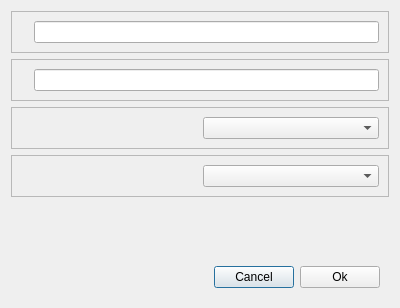
<?xml version="1.0" encoding="UTF-8"?>
<ui version="4.0">
 <class>Dialog</class>
 <widget class="QDialog" name="Dialog">
  <property name="geometry">
   <rect>
    <x>0</x>
    <y>0</y>
    <width>400</width>
    <height>308</height>
   </rect>
  </property>
  <property name="windowTitle">
   <string>Dialog</string>
  </property>
  <layout class="QVBoxLayout" name="verticalLayout">
   <item>
    <widget class="QFrame" name="new_dialog_frame">
     <property name="frameShape">
      <enum>QFrame::StyledPanel</enum>
     </property>
     <property name="frameShadow">
      <enum>QFrame::Raised</enum>
     </property>
     <layout class="QHBoxLayout" name="horizontalLayout">
      <item>
       <widget class="QLabel" name="new_dialog_label">
        <property name="text">
         <string/>
        </property>
       </widget>
      </item>
      <item>
       <widget class="QLineEdit" name="new_dialog_name"/>
      </item>
     </layout>
    </widget>
   </item>
   <item>
    <widget class="QFrame" name="frame_2">
     <property name="frameShape">
      <enum>QFrame::StyledPanel</enum>
     </property>
     <property name="frameShadow">
      <enum>QFrame::Raised</enum>
     </property>
     <layout class="QHBoxLayout" name="horizontalLayout_5">
      <item>
       <widget class="QLabel" name="new_dialog_comment_label">
        <property name="text">
         <string>  </string>
        </property>
       </widget>
      </item>
      <item>
       <widget class="QLineEdit" name="new_dialog_comment"/>
      </item>
     </layout>
    </widget>
   </item>
   <item>
    <widget class="QFrame" name="new_dialog_frame_2">
     <property name="frameShape">
      <enum>QFrame::StyledPanel</enum>
     </property>
     <property name="frameShadow">
      <enum>QFrame::Raised</enum>
     </property>
     <layout class="QHBoxLayout" name="horizontalLayout_3">
      <item>
       <widget class="QLabel" name="new_dialog_label_2">
        <property name="text">
         <string/>
        </property>
       </widget>
      </item>
      <item>
       <widget class="QComboBox" name="new_dialog_combo_box_2"/>
      </item>
     </layout>
    </widget>
   </item>
   <item>
    <widget class="QFrame" name="new_dialog_frame_3">
     <property name="frameShape">
      <enum>QFrame::StyledPanel</enum>
     </property>
     <property name="frameShadow">
      <enum>QFrame::Raised</enum>
     </property>
     <layout class="QHBoxLayout" name="horizontalLayout_4">
      <item>
       <widget class="QLabel" name="new_dialog_label_3">
        <property name="text">
         <string/>
        </property>
       </widget>
      </item>
      <item>
       <widget class="QComboBox" name="new_dialog_combo_box_3"/>
      </item>
     </layout>
    </widget>
   </item>
   <item>
    <spacer name="verticalSpacer">
     <property name="orientation">
      <enum>Qt::Vertical</enum>
     </property>
     <property name="sizeHint" stdset="0">
      <size>
       <width>20</width>
       <height>29</height>
      </size>
     </property>
    </spacer>
   </item>
   <item>
    <widget class="QFrame" name="frame">
     <property name="frameShape">
      <enum>QFrame::NoFrame</enum>
     </property>
     <property name="frameShadow">
      <enum>QFrame::Raised</enum>
     </property>
     <layout class="QHBoxLayout" name="horizontalLayout_2">
      <item>
       <spacer name="horizontalSpacer">
        <property name="orientation">
         <enum>Qt::Horizontal</enum>
        </property>
        <property name="sizeHint" stdset="0">
         <size>
          <width>177</width>
          <height>20</height>
         </size>
        </property>
       </spacer>
      </item>
      <item>
       <widget class="QPushButton" name="new_dialog_cancel">
        <property name="text">
         <string>Cancel</string>
        </property>
       </widget>
      </item>
      <item>
       <widget class="QPushButton" name="new_dialog_ok">
        <property name="text">
         <string>Ok</string>
        </property>
       </widget>
      </item>
     </layout>
    </widget>
   </item>
  </layout>
 </widget>
 <resources/>
 <connections/>
</ui>
